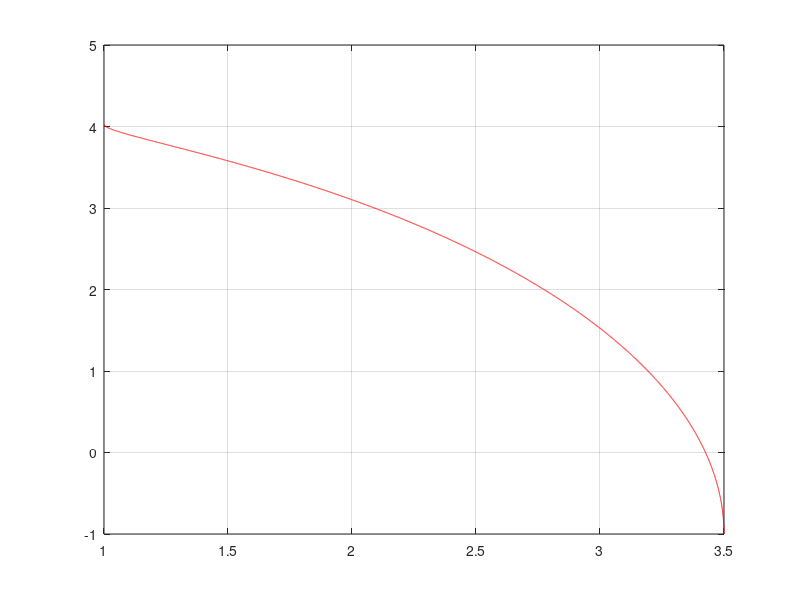

Write the MATLAB code that produced this figure.
% analytique TE guide symetrique
clc
clear all
close all

um=1;
lambda = 1*um;
a = 0.3*um;
n = 3.5;

k0=2*pi/lambda;
neff=linspace(1, n, 10000);
fneff = 2*k0*a*sqrt(n^2-neff.^2)-2*atan(sqrt((neff.^2-1)./(n^2-neff.^2)));
plot(neff, fneff/pi, 'r');
grid on

% neff_ana  neff_num
% 3.425     3.425
% 3.193     3.194
% 2.774     2.776
% 2.090     2.095